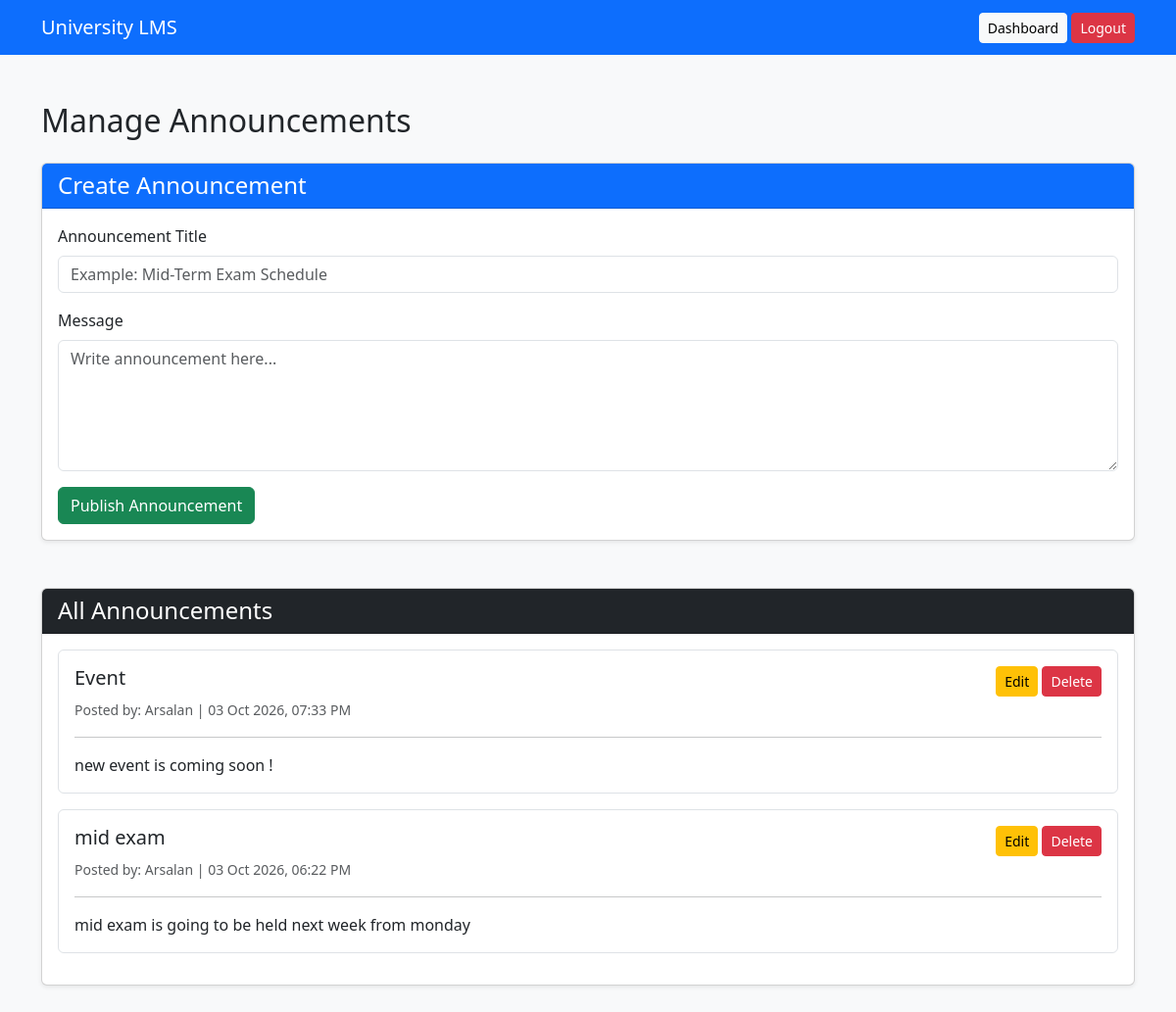
The page /admin/announcements.php (signed in) on the database its author committed.
### tables this page shows
CREATE TABLE `announcements` (
  `id` int(11) NOT NULL,
  `title` varchar(150) NOT NULL,
  `message` text NOT NULL,
  `created_by` int(11) DEFAULT NULL,
  `created_at` timestamp NOT NULL DEFAULT current_timestamp()
);

CREATE TABLE `users` (
  `id` int(11) NOT NULL,
  `full_name` varchar(100) NOT NULL,
  `email` varchar(100) NOT NULL,
  `phone` varchar(30) DEFAULT NULL,
  `address` varchar(255) DEFAULT NULL,
  `student_id` varchar(50) DEFAULT NULL,
  `teacher_id` varchar(50) DEFAULT NULL,
  `semester` int(11) DEFAULT NULL,
  `department_id` int(11) DEFAULT NULL,
  `password` varchar(255) NOT NULL,
  `role` enum('student','teacher','admin') NOT NULL DEFAULT 'student',
  `created_at` timestamp NOT NULL DEFAULT current_timestamp()
);

### admin/announcements.php (the view, shortened to what this page needs)
<?php
include "../includes/db.php";
$result = mysqli_query(
    $conn,
    "
    SELECT
        announcements.id,
        announcements.title,
        announcements.message,
        announcements.created_at,
        users.full_name AS created_by_name
    FROM announcements
    LEFT JOIN users
        ON announcements.created_by = users.id
    ORDER BY announcements.created_at DESC
    "
);
?>
<!DOCTYPE html>
<html lang="en">
<head>
    <link
        href="https://cdn.jsdelivr.net/npm/bootstrap@5.3.3/dist/css/bootstrap.min.css"
        rel="stylesheet"
    >
</head>
<body class="bg-light">
<nav class="navbar navbar-dark bg-primary">
    <div class="container">
        <a
            class="navbar-brand"
            href="dashboard.php"
        >
            University LMS
        </a>
        <div>
            <a
                href="dashboard.php"
                class="btn btn-light btn-sm"
            >
                Dashboard
            </a>
            <a
                href="../logout.php"
                class="btn btn-danger btn-sm"
            >
                Logout
            </a>
        </div>
    </div>
</nav>
<div class="container py-5">
    <h2 class="mb-4">
        Manage Announcements
    </h2>
    <div class="card shadow-sm mb-5">
        <div class="card-header bg-primary text-white">
            <h4 class="mb-0">
                Create Announcement
            </h4>
        </div>
        <div class="card-body">
            <form method="POST">
                <div class="mb-3">
                    <label class="form-label">
                        Announcement Title
                    </label>
                    <input
                        type="text"
                        name="title"
                        class="form-control"
                        placeholder="Example: Mid-Term Exam Schedule"
                        required
                    >
                </div>
                <div class="mb-3">
                    <label class="form-label">
                        Message
                    </label>
                    <textarea
                        name="message"
                        class="form-control"
                        rows="5"
                        placeholder="Write announcement here..."
                        required
                    ></textarea>
                </div>
                <button
                    type="submit"
                    name="add_announcement"
                    class="btn btn-success"
                >
                    Publish Announcement
                </button>
            </form>
        </div>
    </div>
    <div class="card shadow-sm">
        <div class="card-header bg-dark text-white">
            <h4 class="mb-0">
                All Announcements
            </h4>
        </div>
        <div class="card-body">
            <?php if (mysqli_num_rows($result) > 0): ?>
                <?php while (
                    $announcement =
                    mysqli_fetch_assoc($result)
                ): ?>
                    <div class="border rounded p-3 mb-3 bg-white">
                        <div
                            class="d-flex justify-content-between align-items-start"
                        >
                            <div>
                                <h5>
                                    <?php
                                    echo htmlspecialchars(
                                        $announcement['title']
                                    );
                                    ?>
                                </h5>
                                <small class="text-muted">
                                    Posted by:
                                    <?php
                                    echo htmlspecialchars(
                                        $announcement['created_by_name']
                                        ?? 'Admin'
                                    );
                                    ?>
                                    |
                                    <?php
                                    echo date(
                                        "d M Y, h:i A",
                                        strtotime(
                                            $announcement['created_at']
                                        )
                                    );
                                    ?>
                                </small>
                            </div>
                            <div>
                                <a
                                    href="edit_announcement.php?id=<?php echo $announcement['id']; ?>"
                                    class="btn btn-warning btn-sm"
                                >
                                    Edit
                                </a>
                                <a
                                    href="announcements.php?delete=<?php echo $announcement['id']; ?>"
                                    class="btn btn-danger btn-sm"
                                    onclick="return confirm('Delete this announcement?');"
                                >
                                    Delete
                                </a>
                            </div>
                        </div>
                        <hr>
                        <p class="mb-0">
                            <?php
                            echo nl2br(
                                htmlspecialchars(
                                    $announcement['message']
                                )
                            );
                            ?>
                        </p>
                    </div>
                <?php endwhile; ?>
            <?php else: ?>
                <div class="alert alert-info mb-0">
                    No announcements have been created yet.
                </div>
            <?php endif; ?>
        </div>
    </div>
</div>
</body>
</html>

### rows shown on the page
announcements: title "Event", created_by.full_name "Arsalan", created_at "03 Oct 2026, 07:33 PM", message "new event is coming soon !"
announcements: title "mid exam", created_by.full_name "Arsalan", created_at "03 Oct 2026, 06:22 PM", message "mid exam is going to be held next week from monday"
